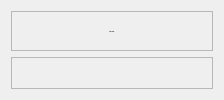
            <widget class="QWidget" name="stack_5">
             <layout class="QVBoxLayout" name="verticalLayout_18">
              <item>
               <widget class="QFrame" name="frame_19">
                <property name="minimumSize">
                 <size>
                  <width>0</width>
                  <height>40</height>
                 </size>
                </property>
                <property name="frameShape">
                 <enum>QFrame::StyledPanel</enum>
                </property>
                <property name="frameShadow">
                 <enum>QFrame::Raised</enum>
                </property>
                <layout class="QVBoxLayout" name="verticalLayout_17">
                 <property name="spacing">
                  <number>0</number>
                 </property>
                 <property name="leftMargin">
                  <number>0</number>
                 </property>
                 <property name="topMargin">
                  <number>0</number>
                 </property>
                 <property name="rightMargin">
                  <number>0</number>
                 </property>
                 <property name="bottomMargin">
                  <number>0</number>
                 </property>
                 <item alignment="Qt::AlignHCenter|Qt::AlignVCenter">
                  <widget class="QLabel" name="label_14">
                   <property name="sizePolicy">
                    <sizepolicy hsizetype="Expanding" vsizetype="Expanding">
                     <horstretch>0</horstretch>
                     <verstretch>0</verstretch>
                    </sizepolicy>
                   </property>
                   <property name="minimumSize">
                    <size>
                     <width>200</width>
                     <height>20</height>
                    </size>
                   </property>
                   <property name="maximumSize">
                    <size>
                     <width>200</width>
                     <height>20</height>
                    </size>
                   </property>
                   <property name="font">
                    <font>
                     <family>NovaFlat</family>
                     <pointsize>-1</pointsize>
                     <weight>75</weight>
                     <italic>false</italic>
                     <bold>true</bold>
                    </font>
                   </property>
                   <property name="text">
                    <string>Bar Chart</string>
                   </property>
                   <property name="textFormat">
                    <enum>Qt::AutoText</enum>
                   </property>
                   <property name="alignment">
                    <set>Qt::AlignCenter</set>
                   </property>
                  </widget>
                 </item>
                </layout>
               </widget>
              </item>
              <item>
               <widget class="QFrame" name="frame_18">
                <property name="sizePolicy">
                 <sizepolicy hsizetype="Preferred" vsizetype="Expanding">
                  <horstretch>0</horstretch>
                  <verstretch>0</verstretch>
                 </sizepolicy>
                </property>
                <property name="frameShape">
                 <enum>QFrame::StyledPanel</enum>
                </property>
                <property name="frameShadow">
                 <enum>QFrame::Raised</enum>
                </property>
                <layout class="QGridLayout" name="gridLayout_6"/>
               </widget>
              </item>
             </layout>
            </widget>
